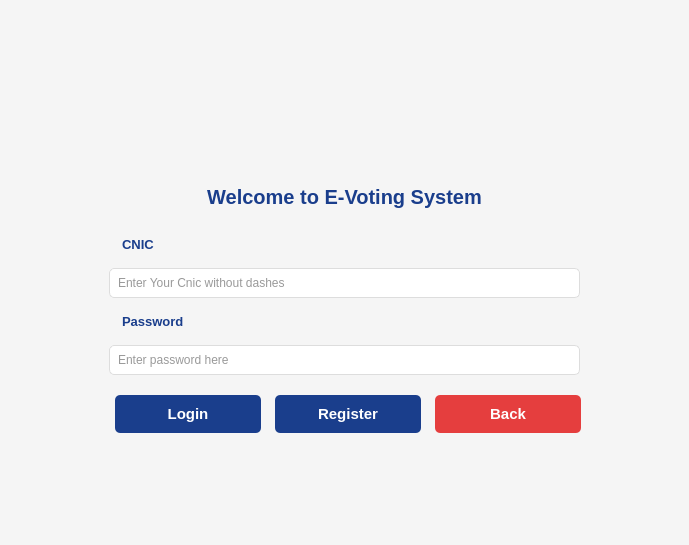
<?xml version="1.0" encoding="UTF-8"?>
<ui version="4.0">
 <class>MainWindow</class>
 <widget class="QMainWindow" name="MainWindow">
  <property name="geometry">
   <rect>
    <x>0</x>
    <y>0</y>
    <width>689</width>
    <height>545</height>
   </rect>
  </property>
  <property name="minimumSize">
   <size>
    <width>0</width>
    <height>324</height>
   </size>
  </property>
  <property name="windowTitle">
   <string>E-Voting Login Page</string>
  </property>
  <property name="styleSheet">
   <string notr="true">QWidget {
    background-color: #f5f5f5;
}

/* Dark Mode Example */
QWidget {
    background-color: #2d3748;
    color: white;  /* Text color */
}

QLineEdit, QPushButton {
    background-color: white;  /* Input fields/buttons stand out */
    color: #333333;
}
/* Main Window */
QWidget {
    background-color: #f5f5f5;  /* Light gray */
    font-family: 'Segoe UI';
}

/* Title */
#log_label {
    font-size: 20px;
    font-weight: bold;
    color: #1a3e8c;  /* Navy blue */
    padding: 10px;
}

/* Input Fields */
QLineEdit {
    background: white;
    border: 1px solid #ddd;
    border-radius: 5px;
    padding: 6px;
    margin: 0px 0;
    min-width: 150px;
}

/* Buttons */
QPushButton {
    background-color: #1a3e8c;  /* Navy blue */
    color: white;
    border: none;
    border-radius: 5px;
    padding: 10px;
    margin: 10px 0;
}

QPushButton:hover {
    background-color: #0d2b5e;  /* Darker blue */
}
QMessageBox {
    background-color: rgb(255, 255, 255);  /* Dark gray */
    color: white;
}

QMessageBox QLabel {
    font-size: 14pt;
    font-weight: bold;
    color: rgb(26, 62, 140);
}

QMessageBox QPushButton {
    background-color: rgb(26, 62, 140) /* Green buttons */
    color: rgb(255, 255, 255);
    padding: 6px 12px;
    border-radius: 5px;
}

QMessageBox QPushButton:hover {
    background-color: rgb(255, 255, 255);
}</string>
  </property>
  <widget class="QWidget" name="centralwidget">
   <layout class="QVBoxLayout" name="verticalLayout_2">
    <item>
     <widget class="QWidget" name="widget_3" native="true"/>
    </item>
    <item>
     <layout class="QVBoxLayout" name="verticalLayout">
      <property name="leftMargin">
       <number>30</number>
      </property>
      <property name="topMargin">
       <number>40</number>
      </property>
      <property name="rightMargin">
       <number>30</number>
      </property>
      <property name="bottomMargin">
       <number>40</number>
      </property>
      <item>
       <widget class="QWidget" name="widget_box_header" native="true">
        <property name="minimumSize">
         <size>
          <width>80</width>
          <height>80</height>
         </size>
        </property>
        <property name="sizeIncrement">
         <size>
          <width>200</width>
          <height>100</height>
         </size>
        </property>
        <property name="baseSize">
         <size>
          <width>200</width>
          <height>100</height>
         </size>
        </property>
        <layout class="QHBoxLayout" name="horizontalLayout_3">
         <property name="spacing">
          <number>19</number>
         </property>
         <property name="leftMargin">
          <number>73</number>
         </property>
         <property name="topMargin">
          <number>0</number>
         </property>
         <property name="rightMargin">
          <number>70</number>
         </property>
         <item>
          <widget class="QLabel" name="label_4">
           <property name="minimumSize">
            <size>
             <width>80</width>
             <height>80</height>
            </size>
           </property>
           <property name="text">
            <string/>
           </property>
           <property name="pixmap">
            <pixmap resource="image.qrc">:/New folder/logo.png</pixmap>
           </property>
           <property name="alignment">
            <set>Qt::AlignmentFlag::AlignCenter</set>
           </property>
          </widget>
         </item>
        </layout>
       </widget>
      </item>
      <item>
       <widget class="QLabel" name="log_label">
        <property name="font">
         <font>
          <family>Segoe UI</family>
          <pointsize>-1</pointsize>
          <italic>false</italic>
          <bold>true</bold>
         </font>
        </property>
        <property name="styleSheet">
         <string notr="true"/>
        </property>
        <property name="text">
         <string>Welcome to E-Voting System</string>
        </property>
        <property name="alignment">
         <set>Qt::AlignmentFlag::AlignCenter</set>
        </property>
       </widget>
      </item>
      <item>
       <widget class="QWidget" name="widget_2" native="true">
        <property name="minimumSize">
         <size>
          <width>30</width>
          <height>30</height>
         </size>
        </property>
        <property name="sizeIncrement">
         <size>
          <width>0</width>
          <height>40</height>
         </size>
        </property>
        <layout class="QVBoxLayout" name="verticalLayout_3">
         <property name="leftMargin">
          <number>70</number>
         </property>
         <property name="topMargin">
          <number>2</number>
         </property>
         <property name="rightMargin">
          <number>70</number>
         </property>
         <property name="bottomMargin">
          <number>0</number>
         </property>
         <item>
          <widget class="QLabel" name="label">
           <property name="styleSheet">
            <string notr="true">  font-size: 13px;
    font-weight: bold;
    color: #1a3e8c;  /* Navy blue */
    padding: 10px;</string>
           </property>
           <property name="text">
            <string>CNIC</string>
           </property>
          </widget>
         </item>
         <item>
          <widget class="QLineEdit" name="cnic_field">
           <property name="styleSheet">
            <string notr="true"/>
           </property>
           <property name="text">
            <string/>
           </property>
           <property name="placeholderText">
            <string>Enter Your Cnic without dashes </string>
           </property>
          </widget>
         </item>
         <item>
          <widget class="QLabel" name="label_2">
           <property name="styleSheet">
            <string notr="true">  font-size: 13px;
    font-weight: bold;
    color: #1a3e8c;  /* Navy blue */
    padding: 10px;</string>
           </property>
           <property name="text">
            <string>Password</string>
           </property>
          </widget>
         </item>
         <item>
          <widget class="QLineEdit" name="pass_field">
           <property name="echoMode">
            <enum>QLineEdit::EchoMode::Password</enum>
           </property>
           <property name="placeholderText">
            <string>Enter password here</string>
           </property>
          </widget>
         </item>
        </layout>
       </widget>
      </item>
      <item>
       <widget class="QWidget" name="widget" native="true">
        <layout class="QHBoxLayout" name="horizontalLayout">
         <property name="spacing">
          <number>14</number>
         </property>
         <property name="leftMargin">
          <number>76</number>
         </property>
         <property name="topMargin">
          <number>4</number>
         </property>
         <property name="rightMargin">
          <number>69</number>
         </property>
         <property name="bottomMargin">
          <number>0</number>
         </property>
         <item>
          <widget class="QPushButton" name="login_btn">
           <property name="enabled">
            <bool>true</bool>
           </property>
           <property name="minimumSize">
            <size>
             <width>0</width>
             <height>0</height>
            </size>
           </property>
           <property name="baseSize">
            <size>
             <width>0</width>
             <height>0</height>
            </size>
           </property>
           <property name="font">
            <font>
             <family>Segoe UI</family>
             <pointsize>11</pointsize>
             <bold>true</bold>
            </font>
           </property>
           <property name="text">
            <string>Login</string>
           </property>
          </widget>
         </item>
         <item>
          <widget class="QPushButton" name="signup_btn">
           <property name="font">
            <font>
             <family>Segoe UI</family>
             <pointsize>11</pointsize>
             <bold>true</bold>
            </font>
           </property>
           <property name="text">
            <string>Register</string>
           </property>
          </widget>
         </item>
         <item>
          <widget class="QPushButton" name="vote_backbtn">
           <property name="font">
            <font>
             <family>Segoe UI</family>
             <pointsize>11</pointsize>
             <bold>true</bold>
            </font>
           </property>
           <property name="styleSheet">
            <string notr="true">#vote_backbtn {
    background-color: #e53e3e;  /* Red for cancel */
}
#vote_backbtn:hover {
    background-color: #c53030;  
}</string>
           </property>
           <property name="text">
            <string>Back</string>
           </property>
          </widget>
         </item>
        </layout>
       </widget>
      </item>
     </layout>
    </item>
    <item>
     <widget class="QLabel" name="label_3">
      <property name="text">
       <string/>
      </property>
     </widget>
    </item>
   </layout>
  </widget>
  <widget class="QMenuBar" name="menubar">
   <property name="geometry">
    <rect>
     <x>0</x>
     <y>0</y>
     <width>689</width>
     <height>22</height>
    </rect>
   </property>
  </widget>
  <widget class="QStatusBar" name="statusbar"/>
 </widget>
 <resources>
  <include location="image.qrc"/>
 </resources>
 <connections/>
</ui>
